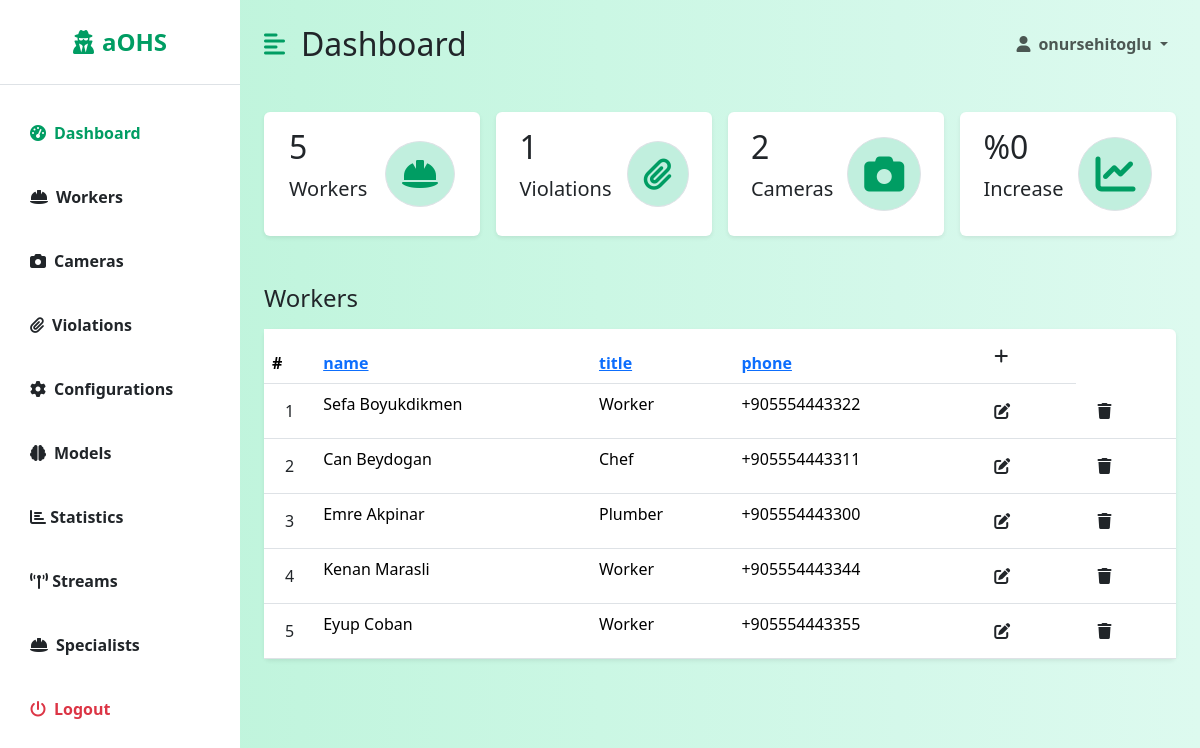
/dashboard/workers/ (signed in), run on the app's committed database.
### backend/models.py (models this page shows, shortened)
class Worker(models.Model):
    phone_regex = RegexValidator(regex=r'^\+905[0-9]{9}$',
                                 message="Phone number should be in '+905555555555' format")
    id = models.AutoField(primary_key=True)
    name = models.CharField(max_length=100, null=False)
    title = models.CharField(max_length=100, null=False)
    phone = models.CharField(validators=[phone_regex], max_length=17, unique=True, null=False)
    active = models.BooleanField(default=True, null=False)
    created = models.DateTimeField(auto_now_add=True)
    modified = models.DateTimeField(auto_now=True)

### dashboard/views/worker_views.py (the view)
# urls.py: path('workers/', WorkerView.as_view()),
class WorkerView(LoginRequiredMixin, View, GetCountsMixin):
    login_url = '/login/'
    redirect_field_name = 'redirect_to'
    def get(self, request):
        headers = ['name', 'title', 'phone']
        workers = Worker.objects.filter(active=True)
        if 'id' in request.GET:
            workers = Worker.objects.all().order_by('id')
        elif 'name' in request.GET:
            workers = Worker.objects.all().order_by('name')
        elif 'title' in request.GET:
            workers = Worker.objects.all().order_by('title')
        elif 'phone' in request.GET:
            workers = Worker.objects.all().order_by('phone')
        return render(request, 'dashboard/listWorker.html',
                      {'headers': headers, 'data': workers, 'counts': super().get_counts()})

### dashboard/views/mixins.py (called while the page is built)
    def get_counts(self):
        violations_in_this_week = Violation.objects.filter(valid=True, created__gte=datetime.now() - timedelta(days=7))
        violations_in_last_week = Violation.objects.filter(valid=True, created__gte=datetime.now() - timedelta(days=14),
                                                           created__lte=datetime.now() - timedelta(7))
        if len(violations_in_last_week) == 0:
            increase = 0
        else:
            increase = len(violations_in_this_week) - len(violations_in_last_week) / len(violations_in_last_week)
        counts = {
            'workers': Worker.objects.filter(active=True).count(),
            'violations': Violation.objects.filter(valid=True).count(),
            'cameras': Camera.objects.count(),
            'increase': increase,
        }
        return counts

### dashboard/templates/dashboard/listWorker.html
{% extends 'dashboard/dashboard.html' %}
{% block table %}
    <h3 class="fs-4 mb-3">Workers</h3>
    <table class="table bg-white rounded shadow-sm  table-hover">
        <thead>
        <tr>
            <th scope="col" width="50">#</th>
            {% for header in headers %}
                <th scope="col"><a href="?{{ header }}">{{ header }}</a></th>
            {% endfor %}
            <th><a class="btn" href="/dashboard/workers/add/"><i class="fa fa-plus"></i></a></th>
        </tr>
        </thead>
        <tbody>
        {% for datum in data %}
            <tr>
                <th scope="row"><a class="btn" href="/dashboard/violations/worker/{{ datum.id }}">{{ forloop.counter }}</a></th>
                <td>{{ datum.name }}</td>
                <td>{{ datum.title }}</td>
                <td>{{ datum.phone }} </td>
                <th><a class="btn" href="/dashboard/workers/edit/{{ datum.id }}/"><i class="fa fa-edit"></i></a></th>
                <th><a class="btn" href="/dashboard/workers/delete/{{ datum.id }}/"><i class="fa fa-trash"></i></a></th>
            </tr>
        {% endfor %}
        </tbody>
    </table>
{% endblock %}

### dashboard/templates/dashboard/dashboard.html (shortened to what this page needs)
{% extends 'base.html' %}
{% block dashboard %}
    <div class="d-flex" id="wrapper">
        <div class="bg-white" id="sidebar-wrapper">
            <div class="sidebar-heading text-center py-4 primary-text fs-4 fw-bold  border-bottom"><i
                    class="fas fa-user-secret me-2"></i>aOHS</div>
            <div class="list-group list-group-flush my-3">
                <a href="/dashboard/" class="list-group-item list-group-item-action bg-transparent second-text active"><i
                        class="fas fa-tachometer-alt me-2"></i>Dashboard</a>
                <a href="/dashboard/workers/" class="list-group-item list-group-item-action bg-transparent second-text fw-bold"><i
                        class="fas fa-hard-hat me-2"></i>Workers</a>
                <a href="/dashboard/cameras/" class="list-group-item list-group-item-action bg-transparent second-text fw-bold"><i
                        class="fas fa-camera me-2"></i>Cameras</a>
                <a href="/dashboard/violations/" class="list-group-item list-group-item-action bg-transparent second-text fw-bold"><i
                        class="fas fa-paperclip me-2"></i>Violations</a>
                <a href="/dashboard/configurations/" class="list-group-item list-group-item-action bg-transparent second-text fw-bold"><i
                        class="fas fa-cog me-2"></i>Configurations</a>
                <a href="/dashboard/models/" class="list-group-item list-group-item-action bg-transparent second-text fw-bold"><i
                        class="fas fa-brain me-2"></i>Models</a>
                <a href="/dashboard/statistics/" class="list-group-item list-group-item-action bg-transparent second-text fw-bold"><i
                        class="fa fa-bar-chart"></i> Statistics</a>
                <a href="/dashboard/streams/" class="list-group-item list-group-item-action bg-transparent second-text fw-bold"><i
                        class="fa fa-broadcast-tower fa-flip"></i> Streams</a>
                <a href="/dashboard/specialists/" class="list-group-item list-group-item-action bg-transparent second-text fw-bold"><i
                        class="fas fa-hard-hat me-2"></i>Specialists</a>
                <a href="/logout" class="list-group-item list-group-item-action bg-transparent text-danger fw-bold"><i
                        class="fas fa-power-off me-2"></i>Logout</a>
            </div>
        </div>
        <div id="page-content-wrapper">
            <nav class="navbar navbar-expand-lg navbar-light bg-transparent py-4 px-4">
                <div class="d-flex align-items-center">
                    <i class="fas fa-align-left primary-text fs-4 me-3" id="menu-toggle"></i>
                    <h2 class="fs-2 m-0">Dashboard</h2>
                </div>
                <div class="collapse navbar-collapse" id="navbarSupportedContent">
                    <ul class="navbar-nav ms-auto mb-2 mb-lg-0">
                        <li class="nav-item dropdown">
                            <a class="nav-link dropdown-toggle second-text fw-bold" href="#" id="navbarDropdown"
                                role="button" data-bs-toggle="dropdown" aria-expanded="false">
                                <i class="fas fa-user me-2"></i>{{ user.username }}
                            </a>
                        </li>
                    </ul>
                </div>
            </nav>
            <div class="container-fluid px-4">
                <div class="row g-3 my-2">
                    <div class="col-md-3">
                        <div class="p-3 bg-white shadow-sm d-flex justify-content-around align-items-center rounded">
                            <div>
                                <h3 class="fs-2">{{ counts.workers }}</h3>
                                <p class="fs-5">Workers</p>
                            </div>
                            <i class="fas fa-hard-hat fs-2 primary-text border rounded-full secondary-bg p-3"></i>
                        </div>
                    </div>
                    <div class="col-md-3">
                        <div class="p-3 bg-white shadow-sm d-flex justify-content-around align-items-center rounded">
                            <div>
                                <h3 class="fs-2">{{ counts.violations }}</h3>
                                <p class="fs-5">Violations</p>
                            </div>
                            <i
                                class="fas fa-paperclip fs-2 primary-text border rounded-full secondary-bg p-3"></i>
                        </div>
                    </div>
                    <div class="col-md-3">
                        <div class="p-3 bg-white shadow-sm d-flex justify-content-around align-items-center rounded">
                            <div>
                                <h3 class="fs-2">{{ counts.cameras }}</h3>
                                <p class="fs-5">Cameras</p>
                            </div>
                            <i class="fas fa-camera  fs-1 primary-text border rounded-full secondary-bg p-3"></i>
                        </div>
                    </div>
                    <div class="col-md-3">
                        <div class="p-3 bg-white shadow-sm d-flex justify-content-around align-items-center rounded">
                            <div>
                                <h3 class="fs-2">%{{ counts.increase }}</h3>
                                <p class="fs-5">Increase</p>
                            </div>
                            <i class="fas fa-chart-line fs-1 primary-text border rounded-full secondary-bg p-3"></i>
                        </div>
                    </div>
                </div>
                <div class="row my-5">
                    <div class="col">
                        {% block table %}
                        {% endblock %}
                    </div>
                </div>
            </div>
        </div>
    </div>
{% endblock %}

### templates/base.html (style rules this page uses)
:root { --main-bg-color: #009d63; --main-text-color: #009d63; --second-text-color: #bbbec5; --second-bg-color: #c1efde; }
.primary-text { color: var(--main-text-color); }
.secondary-bg { background-color: var(--second-bg-color); }
.rounded-full { border-radius: 100%; }
#wrapper { overflow-x: hidden; background-image: linear-gradient( to right, #baf3d7, #c2f5de, #cbf7e4, #d4f8ea, #ddfaef ); }
#sidebar-wrapper { min-height: 100vh; margin-left: -15rem; transition: margin 0.25s ease-out; }
#sidebar-wrapper .sidebar-heading { padding: 0.875rem 1.25rem; font-size: 1.2rem; }
#sidebar-wrapper .list-group { width: 15rem; }
#page-content-wrapper { min-width: 100vw; }
#menu-toggle { cursor: pointer; }
.list-group-item { border: none; padding: 20px 30px; }
.list-group-item.active { background-color: transparent; color: var(--main-text-color); font-weight: bold; border: none; }
@media (min-width: 768px) { #sidebar-wrapper { margin-left: 0; } }
@media (min-width: 768px) { #page-content-wrapper { min-width: 0; width: 100%; } }

### data on the page
Worker: name "Sefa Boyukdikmen", title "Worker", phone "+905554443322"
Worker: name "Can Beydogan", title "Chef", phone "+905554443311"
Worker: name "Emre Akpinar", title "Plumber", phone "+905554443300"
Worker: name "Kenan Marasli", title "Worker", phone "+905554443344"
Worker: name "Eyup Coban", title "Worker", phone "+905554443355"

### other printed values
{{ user.username }} "onursehitoglu"
{{ counts.workers }} "5"
{{ counts.violations }} "1"
{{ counts.cameras }} "2"
{{ counts.increase }} "0"
{{ header }} "name" "title" "phone"
